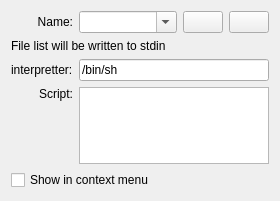
<?xml version="1.0" encoding="UTF-8"?>
<ui version="4.0">
 <class>etwidget</class>
 <widget class="QWidget" name="etwidget">
  <property name="geometry">
   <rect>
    <x>0</x>
    <y>0</y>
    <width>280</width>
    <height>201</height>
   </rect>
  </property>
  <property name="windowTitle">
   <string>External Tools settings</string>
  </property>
  <layout class="QGridLayout" name="gridLayout">
   <item row="1" column="0" colspan="3">
    <widget class="QLabel" name="label_3">
     <property name="text">
      <string>File list will be written to stdin</string>
     </property>
     <property name="wordWrap">
      <bool>true</bool>
     </property>
    </widget>
   </item>
   <item row="2" column="0" colspan="2">
    <widget class="QLabel" name="label_4">
     <property name="text">
      <string>interpretter:</string>
     </property>
    </widget>
   </item>
   <item row="2" column="2">
    <widget class="QLineEdit" name="interpret">
     <property name="text">
      <string>/bin/sh</string>
     </property>
    </widget>
   </item>
   <item row="3" column="0" colspan="2">
    <widget class="QLabel" name="label_2">
     <property name="text">
      <string>Script:</string>
     </property>
     <property name="alignment">
      <set>Qt::AlignRight|Qt::AlignTop|Qt::AlignTrailing</set>
     </property>
    </widget>
   </item>
   <item row="3" column="2">
    <widget class="QTextEdit" name="script"/>
   </item>
   <item row="4" column="0" colspan="3">
    <layout class="QHBoxLayout" name="horizontalLayout">
     <item>
      <widget class="QCheckBox" name="context">
       <property name="enabled">
        <bool>true</bool>
       </property>
       <property name="sizePolicy">
        <sizepolicy hsizetype="Expanding" vsizetype="Fixed">
         <horstretch>0</horstretch>
         <verstretch>0</verstretch>
        </sizepolicy>
       </property>
       <property name="text">
        <string>Show in context menu</string>
       </property>
      </widget>
     </item>
     <item>
      <widget class="KKeySequenceWidget" name="shortcut">
       <property name="enabled">
        <bool>true</bool>
       </property>
      </widget>
     </item>
    </layout>
   </item>
   <item row="0" column="2">
    <layout class="QHBoxLayout" name="horizontalLayout_2">
     <item>
      <widget class="QComboBox" name="name">
       <property name="sizePolicy">
        <sizepolicy hsizetype="Expanding" vsizetype="Fixed">
         <horstretch>0</horstretch>
         <verstretch>0</verstretch>
        </sizepolicy>
       </property>
       <property name="editable">
        <bool>true</bool>
       </property>
      </widget>
     </item>
     <item>
      <widget class="QPushButton" name="add">
       <property name="sizePolicy">
        <sizepolicy hsizetype="Minimum" vsizetype="Preferred">
         <horstretch>0</horstretch>
         <verstretch>0</verstretch>
        </sizepolicy>
       </property>
       <property name="text">
        <string/>
       </property>
      </widget>
     </item>
     <item>
      <widget class="QPushButton" name="remove">
       <property name="sizePolicy">
        <sizepolicy hsizetype="Minimum" vsizetype="Preferred">
         <horstretch>0</horstretch>
         <verstretch>0</verstretch>
        </sizepolicy>
       </property>
       <property name="text">
        <string/>
       </property>
      </widget>
     </item>
    </layout>
   </item>
   <item row="0" column="0" colspan="2">
    <widget class="QLabel" name="label">
     <property name="text">
      <string>Name:</string>
     </property>
     <property name="alignment">
      <set>Qt::AlignRight|Qt::AlignTrailing|Qt::AlignVCenter</set>
     </property>
    </widget>
   </item>
  </layout>
 </widget>
 <customwidgets>
  <customwidget>
   <class>KKeySequenceWidget</class>
   <extends>QWidget</extends>
   <header>kkeysequencewidget.h</header>
  </customwidget>
 </customwidgets>
 <resources/>
 <connections/>
</ui>
